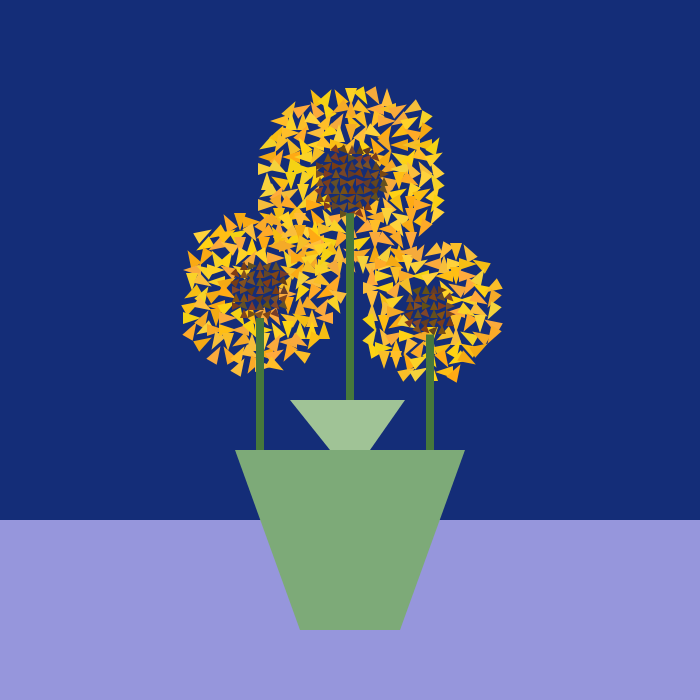
Frame 1 (no input)
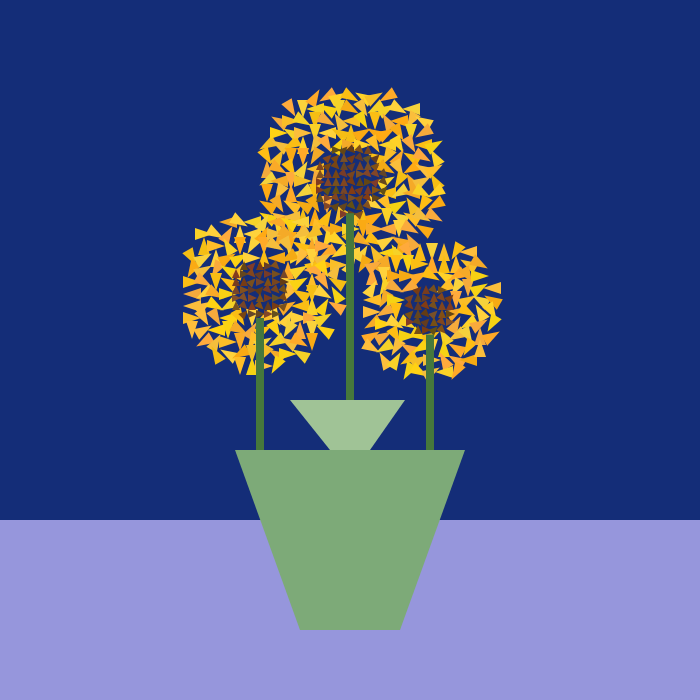
Frame 2 (the mouse pressed at the canvas centre, redrawn once)

The p5.js sketch that drew these frames (run headless with seeded random() and noise() and a simulated clock; the mouse was pressed at the canvas centre and the sketch redrawn once):

// p5.js sketch
// ── sketch.js
let canvasW = 700;
let canvasH = 700;

let spacing = 12;

function setup() {
  createCanvas(canvasW, canvasH);
  angleMode(DEGREES);
  noLoop();
  noStroke();
}

function draw() {

  //--------------------
  // 背景
  //--------------------
  background(20,45,120);

  fill(150,150,220);
  rect(0,520,width,180);

 

//=========================
// 向日葵
//=========================
function sunflower(cx,cy,r){

  //--------------------
  // 花瓣
  //--------------------
  for(let x=cx-r;x<=cx+r;x+=spacing){

    for(let y=cy-r;y<=cy+r;y+=spacing){

      let d=dist(x,y,cx,cy);

      if(d<r && d>r*0.35){

        push();

        translate(x,y);

        rotate(random([0,30,60,90,120,150,180,210,240,270,300,330]));

        fill(
          random([245,250,255]),
          random([170,190,210]),
          random([20,40,60])
        );

        triangle(
          0,-9,
          -6,9,
          6,9
        );

        pop();

      }
    }
  }

  //--------------------
  // 花心
  //--------------------
  for(let x=cx-r*0.4;x<=cx+r*0.4;x+=8){

    for(let y=cy-r*0.4;y<=cy+r*0.4;y+=8){

      let d=dist(x,y,cx,cy);

      if(d<r*0.38){

        push();

        translate(x,y);

        rotate(random([0,45,90,135]));

        fill(
          random([100,120,130]),
          random([60,70,80]),
          random([20,30,40])
        );

        triangle(
          0,-5,
          -4,4,
          4,4
        );

        pop();

      }
    }
  }

  //--------------------
  // 花茎
  //--------------------
  fill(70,120,60);

  rect(cx-4,cy+r*0.35,8,190);

}

//--------------------
  // 三朵花
  //--------------------
  sunflower(350,180,95);
  sunflower(260,290,80);
  sunflower(430,310,70);


 // 花瓶瓶口（倒梯形）
//====================
fill(160, 195, 150);

quad(
290, 400,   // 左上
405, 400,   // 右上
370, 450,   // 右下（缩进去）
330, 450    // 左下（缩进去）
);

//====================
// 花瓶主体（梯形）
//====================
fill(125,170,120);

quad(
235,450,   // 左上
465,450,   // 右上
400,630,   // 右下（收一点）
300,630    // 左下（收一点）
);
  
}
